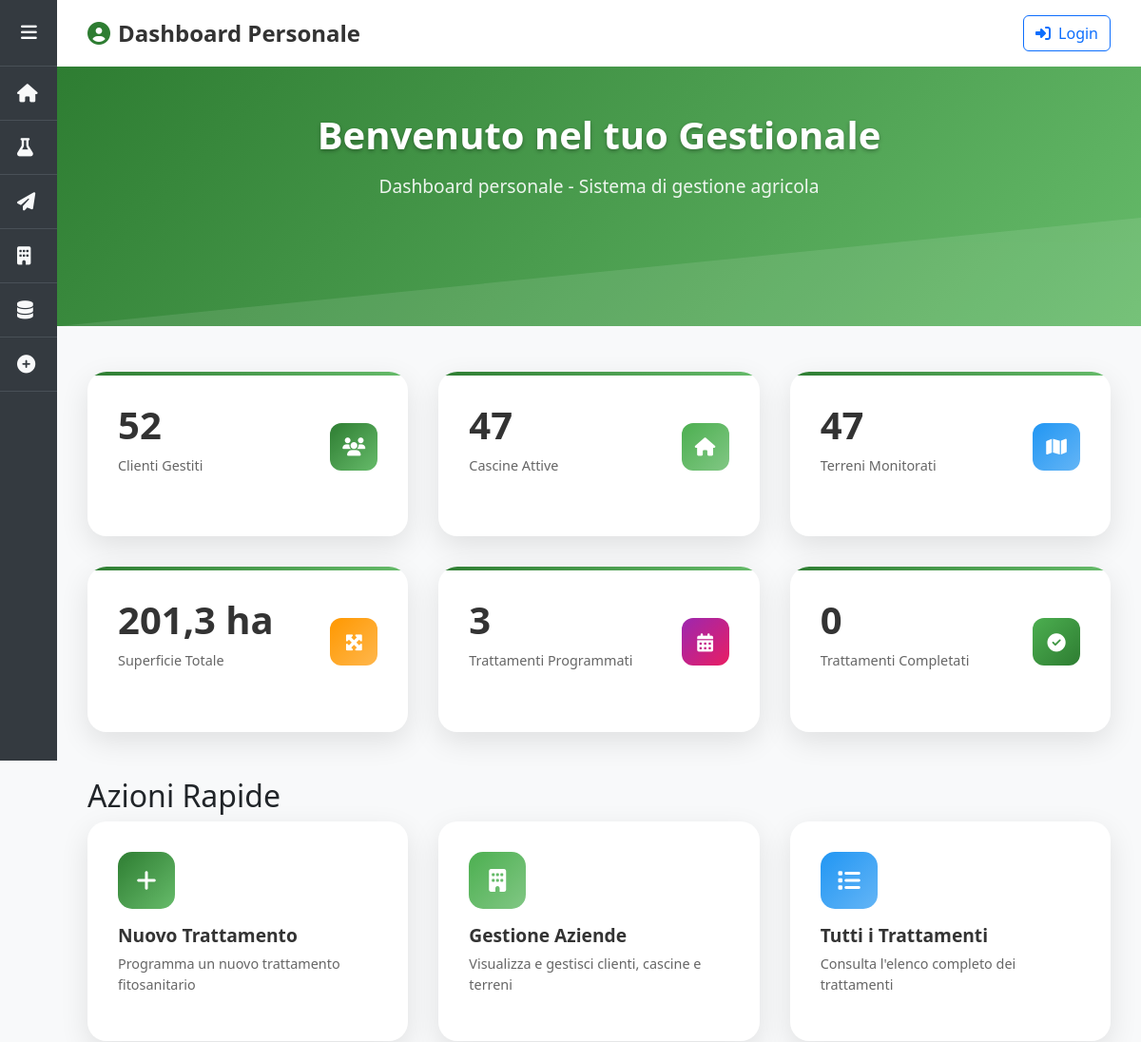
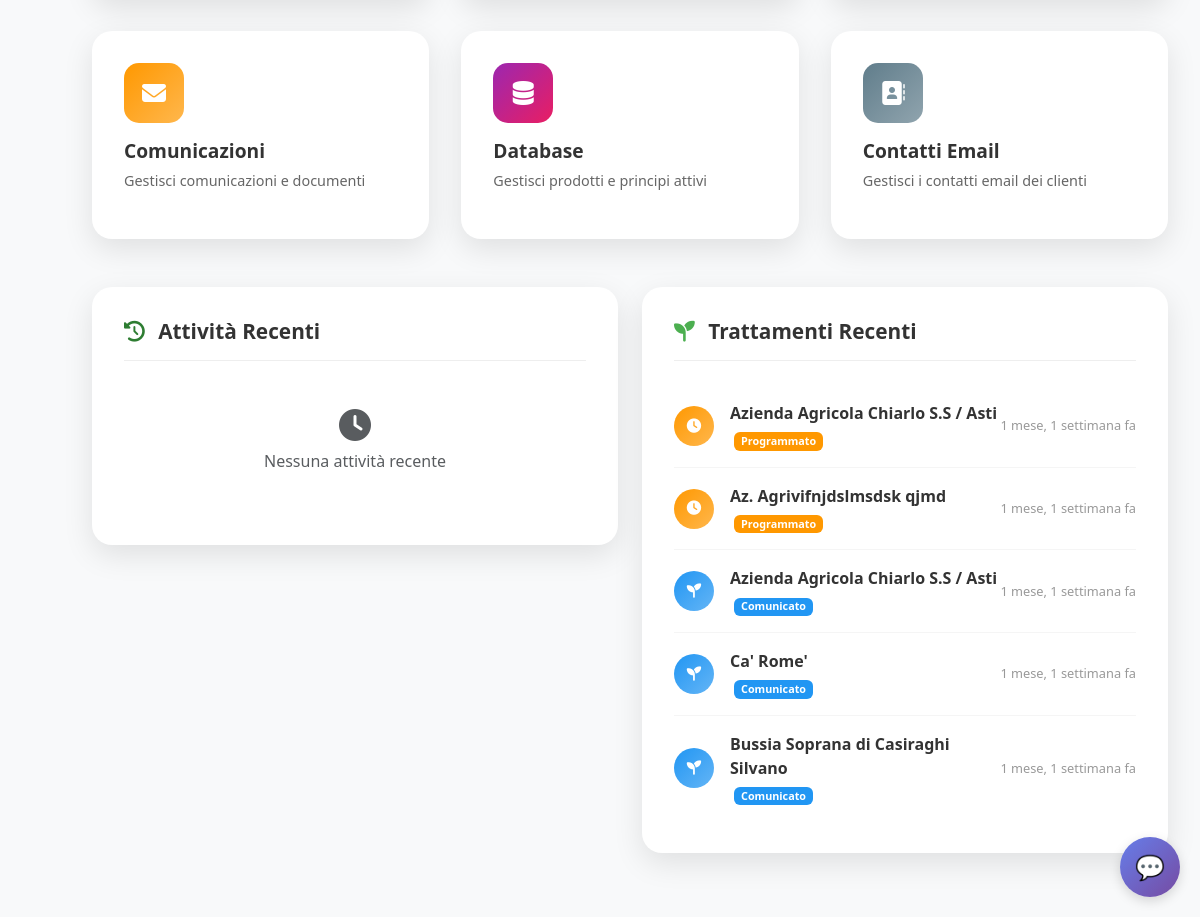
The app's page /dashboard/, older data (2 pictures, top to bottom).
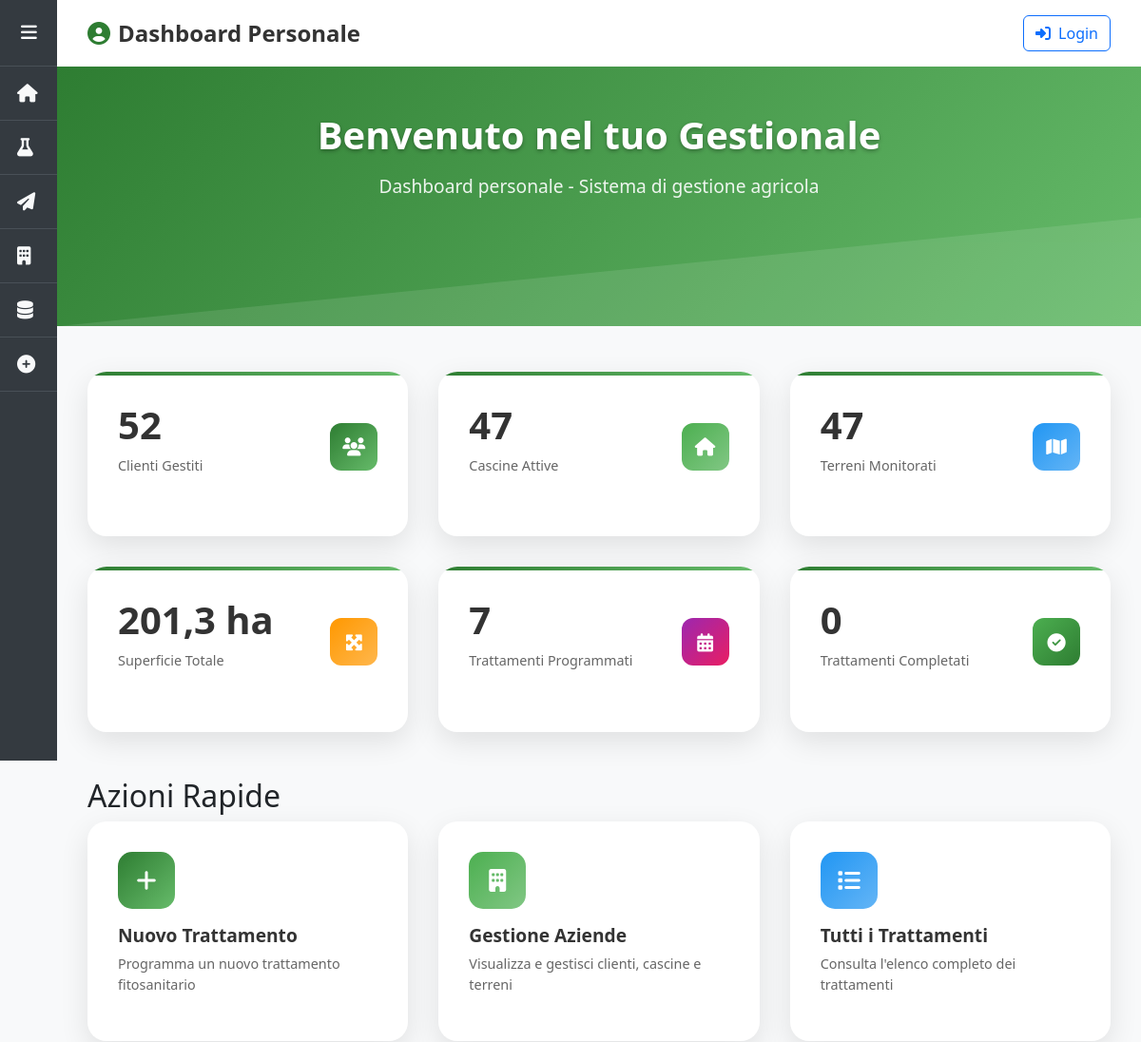
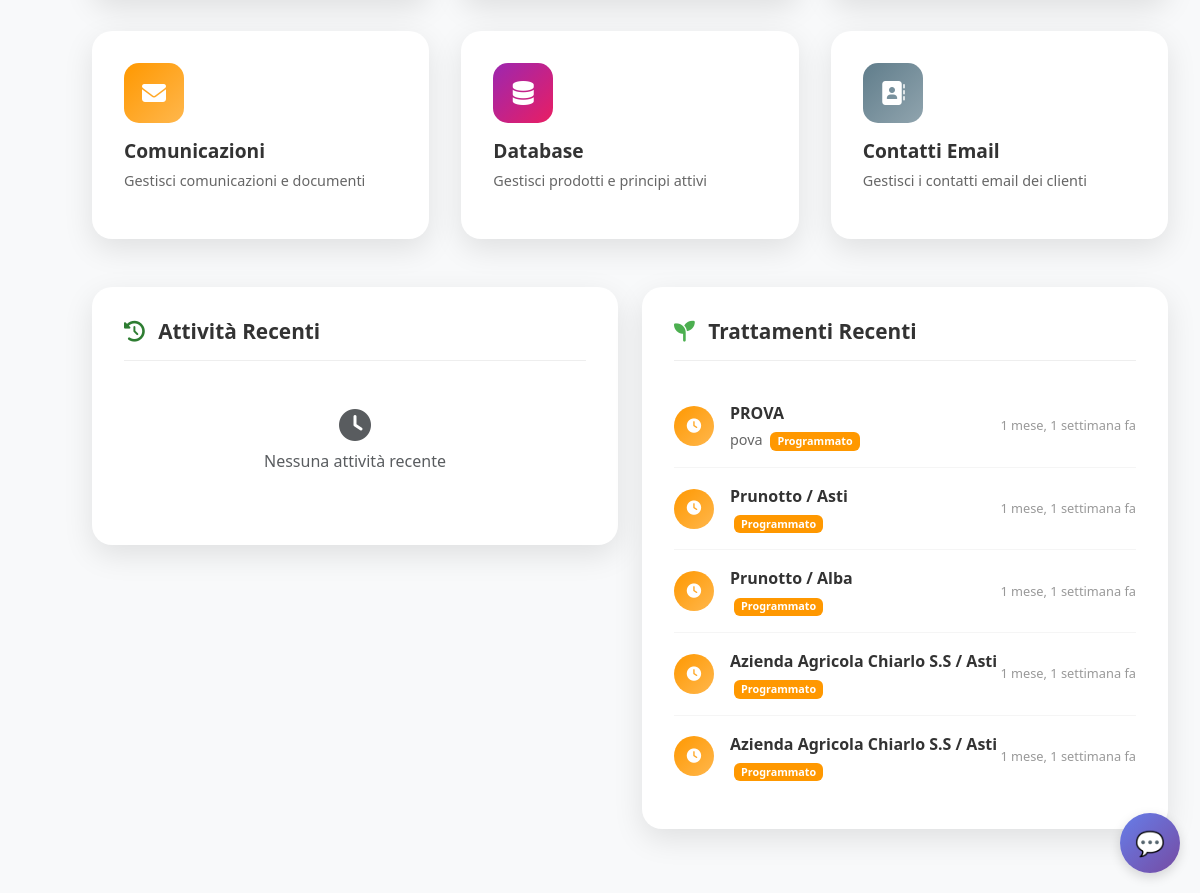
The same page, newer data (2 pictures, top to bottom).
### domenico/models.py (models this page shows, shortened)
class Trattamento(models.Model):
    STATI_CHOICES = [
        ('programmato', 'Programmato'),
        ('comunicato', 'Comunicato'),
        ('completato', 'Completato'),
        ('annullato', 'Annullato'),
    ]
    cliente = models.ForeignKey(Cliente, on_delete=models.CASCADE, related_name='trattamenti')
    cascina = models.ForeignKey(Cascina, on_delete=models.CASCADE, null=True, blank=True, related_name='trattamenti')
    terreni = models.ManyToManyField(Terreno, blank=True, related_name='trattamenti')
    LIVELLI_APPLICAZIONE = [
        ('cliente', 'Intera Azienda'),
        ('cascina', 'Cascina'),
        ('terreno', 'Terreni Selezionati'),
    ]
    livello_applicazione = models.CharField(
        max_length=20,
        choices=LIVELLI_APPLICAZIONE,
        default='cliente',
        help_text="Specifica il livello di applicazione del trattamento"
    )
    data_inserimento = models.DateTimeField(auto_now_add=True)
    data_comunicazione = models.DateTimeField(null=True, blank=True)
    data_esecuzione = models.DateField(null=True, blank=True)
    stato = models.CharField(
        max_length=20,
        choices=STATI_CHOICES,
        default='programmato',
        help_text="Stato attuale del trattamento"
    )
    class Meta:
        ordering = ['-data_inserimento']
        verbose_name = 'Trattamento'
        verbose_name_plural = 'Trattamenti'

class Cliente(models.Model):
    nome = models.CharField(max_length=200)
    creato_il = models.DateTimeField(auto_now_add=True)

class Cascina(models.Model):
    nome = models.CharField(max_length=200)
    cliente = models.ForeignKey(Cliente, on_delete=models.CASCADE, related_name='cascine')
    contoterzista = models.ForeignKey(
        Contoterzista,
        on_delete=models.SET_NULL,
        null=True,
        blank=True,
        related_name='cascine',
        help_text="Contoterzista responsabile per questa cascina (opzionale)"
    )

### domenico/views.py (the view)
# urls.py: path('dashboard/', views.personal_dashboard, name='personal_dashboard'),
def personal_dashboard(request):
    from django.db.models import Sum, Count, Q
    from datetime import datetime, timedelta
    stats = {
        'clienti_totali': Cliente.objects.count(),
        'cascine_totali': Cascina.objects.count(),
        'terreni_totali': Terreno.objects.count(),
        'superficie_totale': Terreno.objects.aggregate(
            totale=Sum('superficie')
        )['totale'] or 0,
        'trattamenti_programmati': Trattamento.objects.filter(stato='programmato').count(),
        'trattamenti_completati': Trattamento.objects.filter(stato='completato').count(),
    }
    thirty_days_ago = timezone.now() - timedelta(days=30)
    recent_activities = ActivityLog.objects.filter(
        timestamp__gte=thirty_days_ago
    ).order_by('-timestamp')[:10]
    recent_treatments = Trattamento.objects.select_related(
        'cliente', 'cascina'
    ).prefetch_related('terreni').order_by('-data_inserimento')[:5]
    monthly_data = []
    for i in range(12):
        month_start = datetime.now().replace(day=1) - timedelta(days=30*i)
        month_treatments = Trattamento.objects.filter(
            data_inserimento__year=month_start.year,
            data_inserimento__month=month_start.month
        ).count()
        monthly_data.append({
            'month': month_start.strftime('%b'),
            'treatments': month_treatments
        })
    monthly_data.reverse()
    context = {
        'stats': stats,
        'recent_activities': recent_activities,
        'recent_treatments': recent_treatments,
        'monthly_data': monthly_data,
        'user': request.user,
    }
    return render(request, 'personal_dashboard.html', context)

### domenico/templates/personal_dashboard.html (shortened to what the changed rows need)
{% extends 'base.html' %}
{% block page_title %}Dashboard Personale{% endblock %}
{% block page_icon %}<i class="fas fa-user-circle"></i>{% endblock %}
{% block content %}
<section class="welcome-section">
    <div class="welcome-content">
        <h1 class="welcome-title">
            Benvenuto nel tuo Gestionale
        </h1>
    </div>
</section>
<div class="stats-grid">
    <div class="stat-card">
        <div class="stat-header">
            <div>
                <h3 class="stat-number">{{ stats.trattamenti_programmati }}</h3>
                <p class="stat-label">Trattamenti Programmati</p>
            </div>
        </div>
    </div>
</div>
<section class="quick-actions">
    <h2>Azioni Rapide</h2>
</section>
<div class="row">
    <div class="col-lg-6">
        <div class="recent-section">
            {% if recent_treatments %}
                {% for treatment in recent_treatments %}
                <div class="activity-item">
                    <div class="activity-icon" style="background: {% if treatment.stato == 'completato' %}var(--gradient-success){% elif treatment.stato == 'programmato' %}var(--gradient-warning){% else %}var(--gradient-info){% endif %};">
                        <i class="fas fa-{% if treatment.stato == 'completato' %}check{% elif treatment.stato == 'programmato' %}clock{% else %}seedling{% endif %}"></i>
                    </div>
                    <div class="activity-content">
                        <div class="activity-title">{{ treatment.cliente.nome }}</div>
                        <div class="activity-description">
                            {% if treatment.cascina %}{{ treatment.cascina.nome }}{% endif %}
                            <span class="badge ms-1" style="background: {% if treatment.stato == 'completato' %}var(--success-color){% elif treatment.stato == 'programmato' %}var(--warning-color){% else %}var(--info-color){% endif %};">
                                {{ treatment.get_stato_display }}
                            </span>
                        </div>
                    </div>
                    <div class="activity-time">
                        {{ treatment.data_inserimento|timesince }} fa
                    </div>
                </div>
                {% endfor %}
            {% else %}
                <div class="text-center py-4 text-muted">
                    <i class="fas fa-seedling fa-2x mb-2"></i>
                    <p>Nessun trattamento recente</p>
                </div>
            {% endif %}
        </div>
    </div>
</div>
{% endblock %}

Row changes from the older to the newer data that the page shows:
no longer on this page (row unchanged): Trattamento: cliente.nome "Az. Agrivifnjdslmsdsk qjmd", stato "Programmato", data_inserimento "1 mese, 1 settimana"
no longer on this page (row unchanged): Trattamento: cliente.nome "Azienda Agricola Chiarlo S.S / Asti", stato "Comunicato", data_inserimento "1 mese, 1 settimana"
no longer on this page (row unchanged): Trattamento: cliente.nome "Ca' Rome'", stato "Comunicato", data_inserimento "1 mese, 1 settimana"
no longer on this page (row unchanged): Trattamento: cliente.nome "Bussia Soprana di Casiraghi Silvano", stato "Comunicato", data_inserimento "1 mese, 1 settimana"
added Trattamento: cliente.nome "PROVA", cascina.nome "pova", stato "Programmato", data_inserimento "1 mese, 1 settimana"
added Trattamento: cliente.nome "Prunotto / Asti", stato "Programmato", data_inserimento "1 mese, 1 settimana"
added Trattamento: cliente.nome "Prunotto / Alba", stato "Programmato", data_inserimento "1 mese, 1 settimana"
added Trattamento: cliente.nome "Azienda Agricola Chiarlo S.S / Asti", stato "Programmato", data_inserimento "1 mese, 1 settimana"
Text that changed along with them:
{{ stats.trattamenti_programmati }}: "3" → "7"
